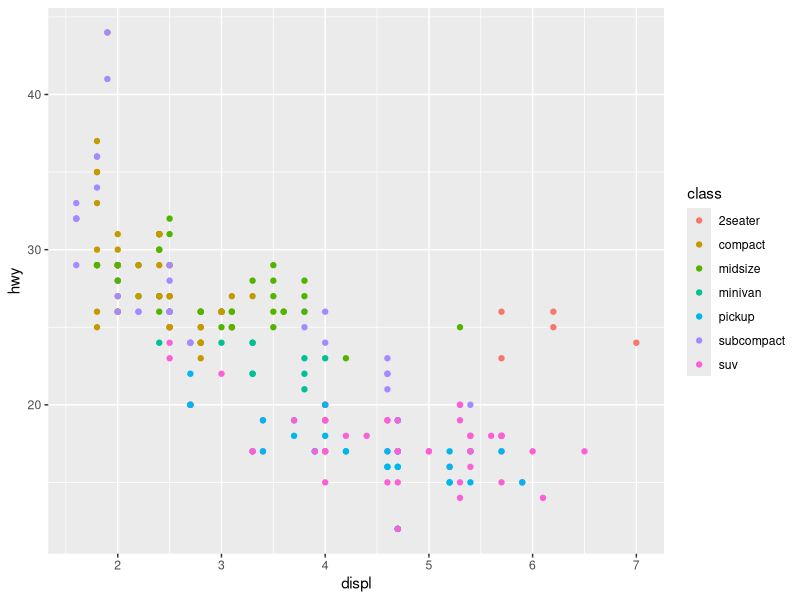
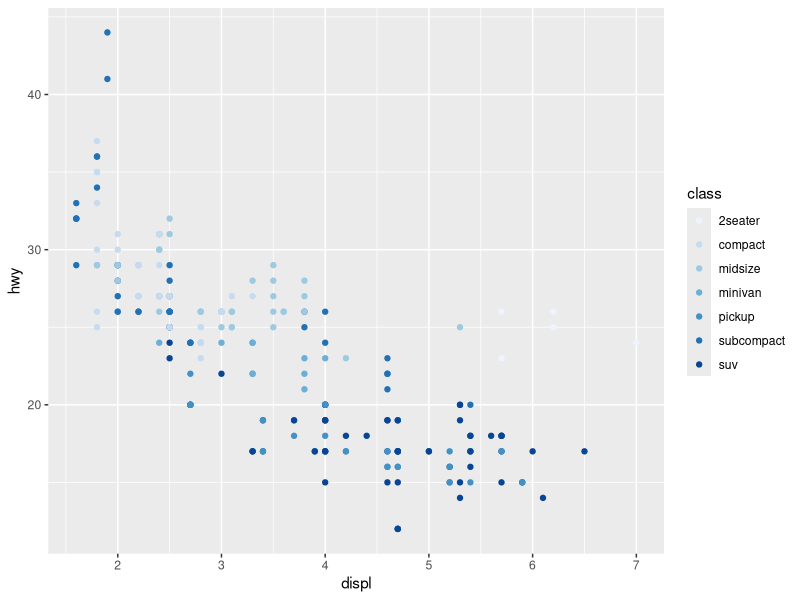
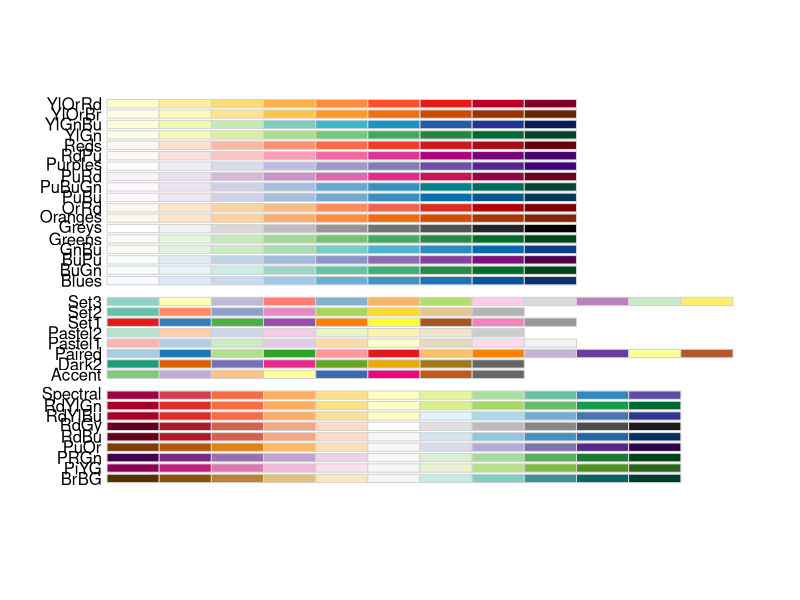
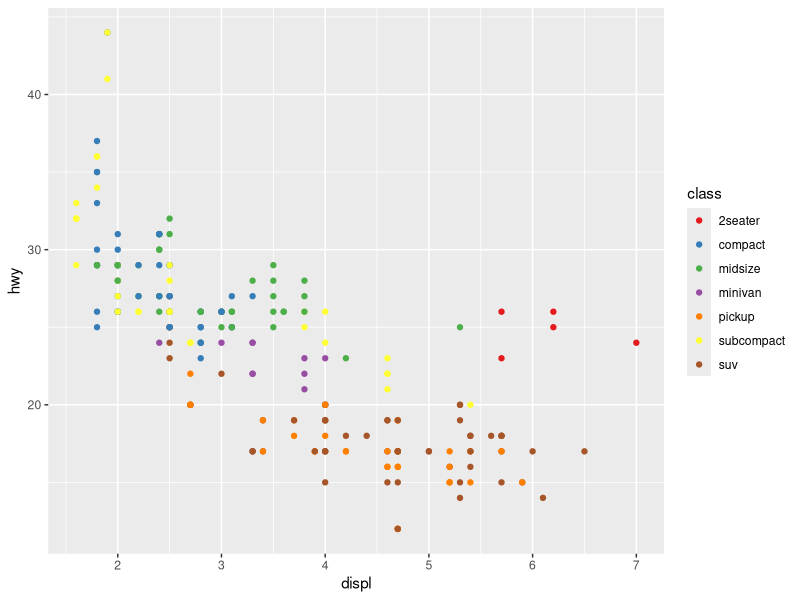
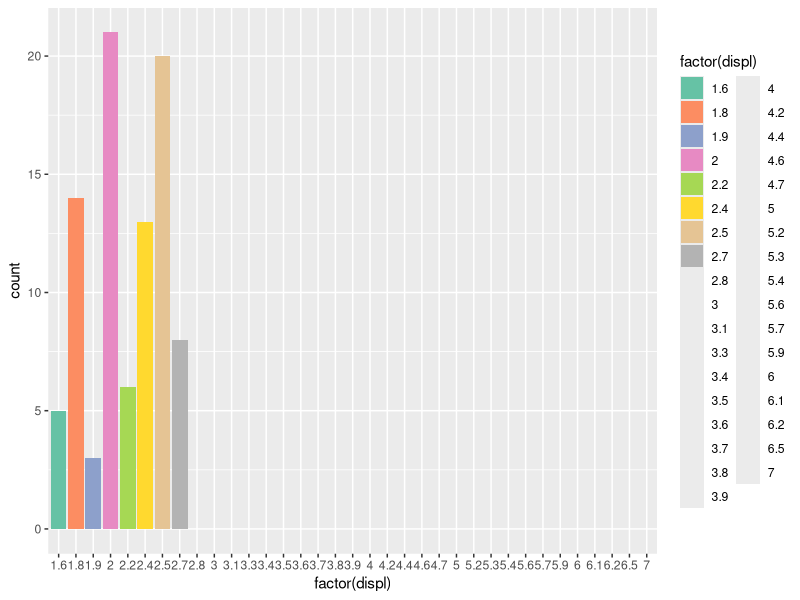
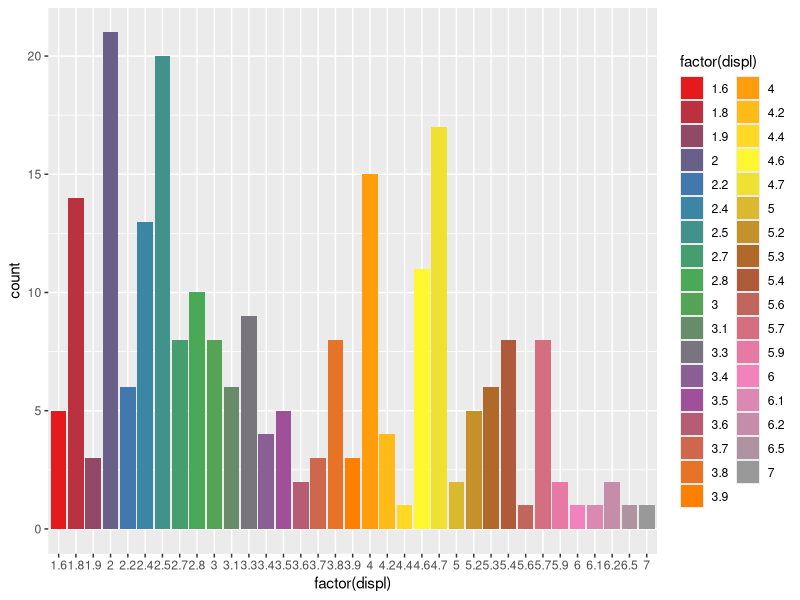
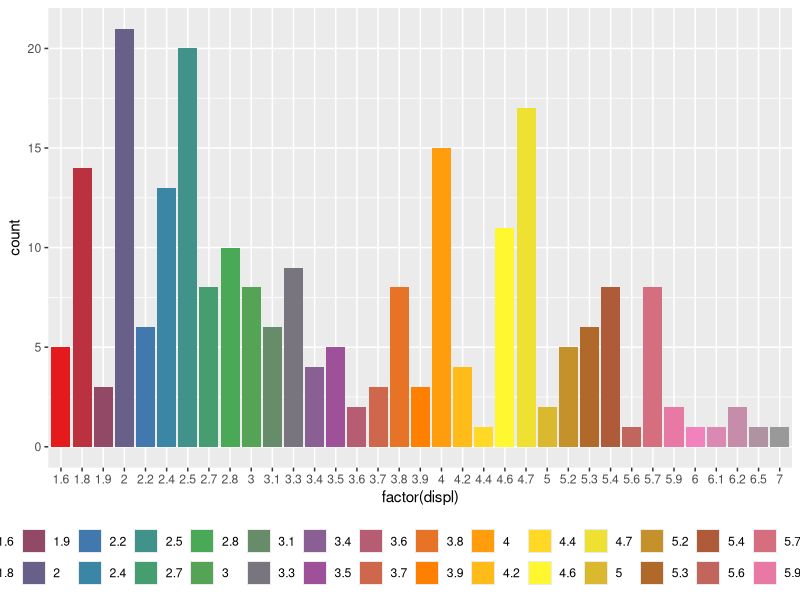
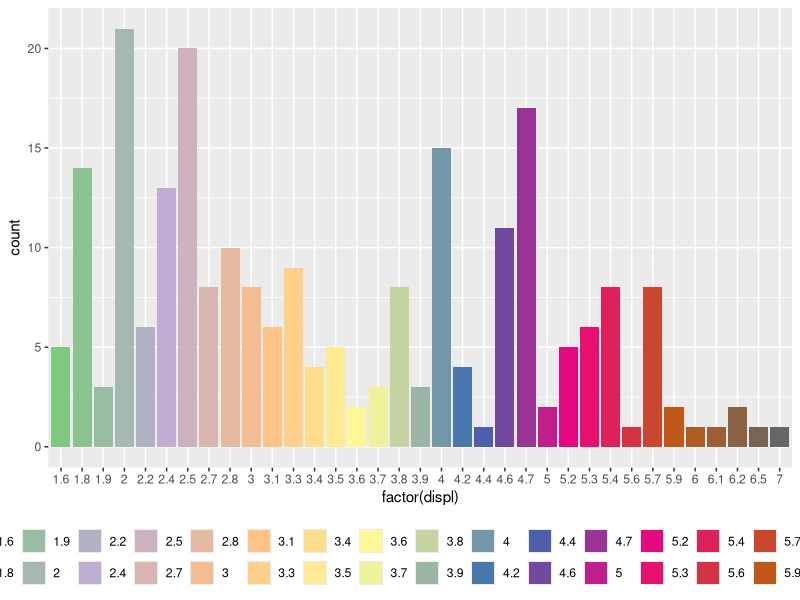

These charts were generated, in order, by the following R code:
## ---- chunk 1
# set root dir when rendering
knitr::opts_knit$set(root.dir = '..')
knitr::opts_chunk$set(comment = "#>",
                      fig.align='center',
                      collapse = TRUE)
## ---- chunk 2
library(magrittr)
library(dplyr)
library(ggplot2)
library(RColorBrewer)
## ---- chunk 3
library(ggplot2)
library(RColorBrewer)

data(mpg)
mpg

p <- ggplot(mpg, aes(x = displ, y = hwy, color = class)) +
  geom_point()
plot(p)
## ---- chunk 4
p + scale_color_brewer() # default color scheme
## ---- chunk 5
library(RColorBrewer)
display.brewer.all()
## ---- chunk 6
p + scale_color_brewer(palette="Set1")
## ---- chunk 7
p2 <- ggplot(mpg) + 
  geom_bar(aes(x = factor(displ), fill = factor(displ)))
p2 + scale_fill_brewer(palette="Set2")
## ---- chunk 8
colour_count = length(unique(mpg$displ))
getPalette = colorRampPalette(brewer.pal(9, "Set1"))
getPalette

p2 + 
  scale_fill_manual(values = getPalette(colour_count)) + 
  theme(legend.position="right")
## ---- chunk 9
p2 + 
  scale_fill_manual(values = getPalette(colour_count)) +
  theme(legend.position = "bottom") +
  guides(fill = guide_legend(nrow=2))
## ---- chunk 10
p2 + 
  scale_fill_manual(values = colorRampPalette(brewer.pal(12, "Accent"))(colour_count)) +
  theme(legend.position="bottom") +
  guides(fill=guide_legend(nrow=2))
